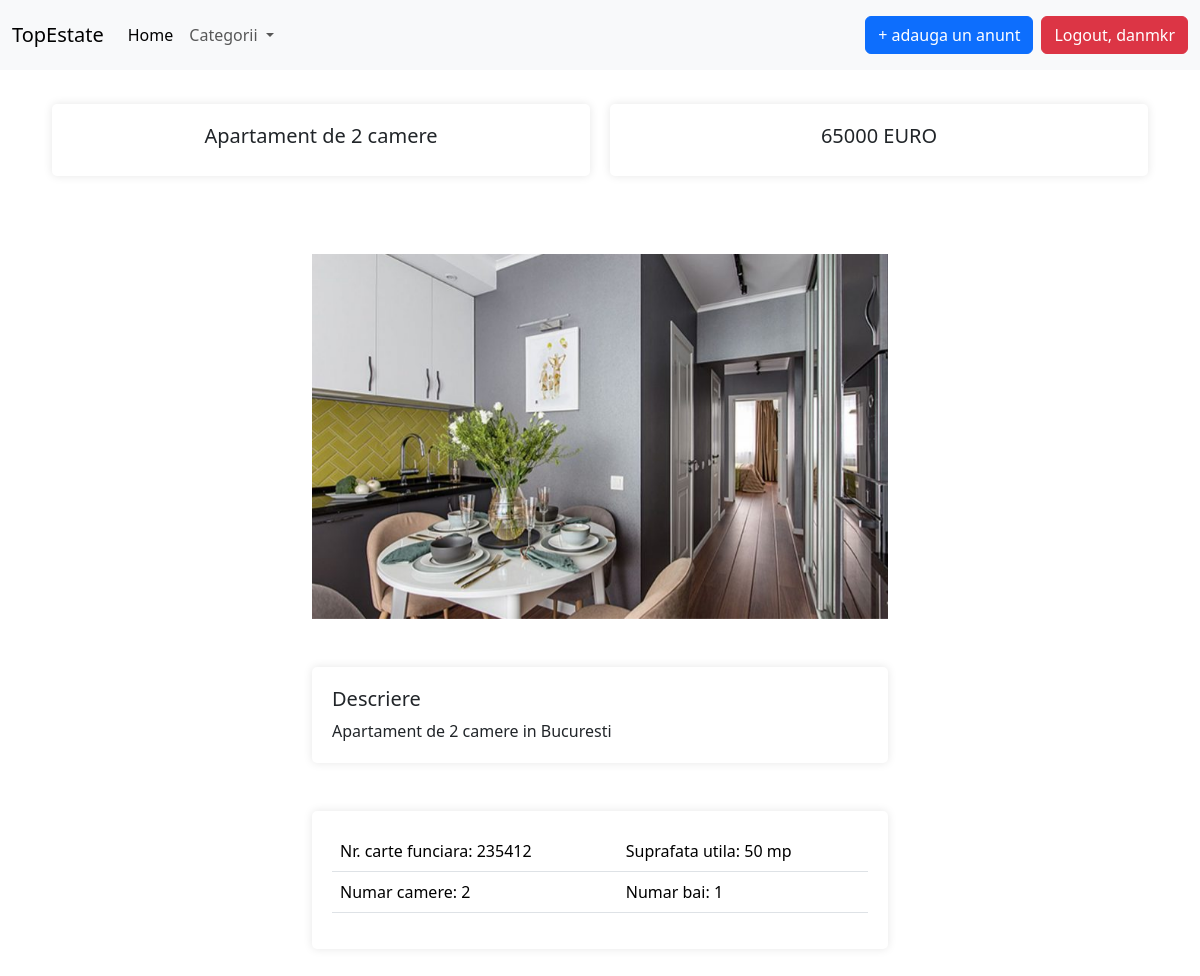
The app's page /post/1/ (signed in) with its own data.
### createPost/models.py (models this page shows, shortened)
class Anunt(models.Model):
    optiuni_proprietati = [
        ('apartamente', 'Apartamente'),
        ('case/vile', 'Case/Vile'),
        ('terenuri', 'Terenuri')
    ]
    optiuni_achizitie = [
        ('de vanzare', 'De vanzare'),
        ('de inchiriat', 'De inchiriat')
    ]
    tipuri_anunt = [
        ('C0', 'Comision 0'),
        ('AR', 'Ansamblu Rezidential'),
        ('AI', 'Agentii Imobiliare')
    ]
    tip_proprietate = models.CharField(choices=optiuni_proprietati, max_length=30)
    tip_vanzare = models.CharField(choices=optiuni_achizitie, max_length=30)
    titul_anunt = models.CharField(max_length=80)
    poze = models.ImageField(upload_to='media/', null=True)
    suprafata_utila = models.CharField(max_length=10)
    numar_camere = models.CharField(max_length=15)
    numar_bai = models.CharField(max_length=15)
    numar_carte_funciara = models.CharField(max_length= 15)
    pret = models.CharField(max_length=30)
    localizare = models.CharField(max_length=80)
    descriere = models.TextField(max_length=500)
    tip_anunt = models.CharField(choices=tipuri_anunt, max_length=2)

### createPost/views.py (the view)
# urls.py: path('post/<int:pk>/', views.post, name='post'),
def post(request, pk):
    post = Anunt.objects.get(id=pk)
    return render(request, 'post.html', {'post': post})

### templates/post.html (shortened to what this page needs)
{% extends 'base.html' %}
{% load static %}
{% block content %}
    {% if user.is_authenticated %}
        <br>
        <div class="container">
            <div class="box1">
                <h5>{{ post.titul_anunt }}</h5>
            </div>
            <div class="box2">
                <h5>{{ post.pret }} EURO</h5>
            </div>
        </div>
        <div class="container-fluid">
            <div class="row">
                <div class="col-md-6 offset-md-3">
                <br><br>
                {% if post.poze %}
                    <div id="carouselExampleIndicators" class="carousel slide">
                        <div class="carousel-inner">
                            <div class="carousel-item active">
                                <img src="{{ post.poze.url }}" class="d-block w-60" alt="...">
                            </div>
                        </div>
                {% else %}
                    <img src="{% static 'images/no_image_available.png' %}" class="card-img-top" alt="...">
                {% endif %}
                    <br><br>
                    <div class="card-body">
                        <h5>Descriere</h5>
                        <p class="card-text">{{ post.descriere }}</p>
                    </div>
                <br><br>
                    <div class="card-body">
                        <table class="table table-hover">
                            <tr>
                                <td>Nr. carte funciara: {{ post.numar_carte_funciara }}</td>
                                <td>Suprafata utila: {{ post.suprafata_utila }} mp</td>
                            </tr>
                            <tr>
                                <td>Numar camere: {{ post.numar_camere }}</td>
                                <td>Numar bai: {{ post.numar_bai }}</td>
                            </tr>
                        </table>
                    </div>
                <br>
                </div>
            </div>
        </div>
    {% else %}
        <br>
        <p class="text-center"><a href="{% url 'login' %}"> Intra in cont pentru a vedea anuntul </a></p>
    {% endif %}
<br><br>
{% endblock %}

### templates/navbar.html (shortened to what this page needs)
<nav class="navbar navbar-expand-lg bg-body-tertiary">
    <div class="container-fluid">
        <a class="navbar-brand" href="{% url 'home' %}">TopEstate</a>
        <div class="collapse navbar-collapse" id="navbarSupportedContent">
            <ul class="navbar-nav me-auto mb-2 mb-lg-0">
                <li class="nav-item">
                    <a class="nav-link active" aria-current="page" href="{% url 'home' %}">Home</a>
                </li>
                <li class="nav-item dropdown">
                    <a class="nav-link dropdown-toggle" href="#" role="button" data-bs-toggle="dropdown"
                       aria-expanded="false">
                        Categorii
                    </a>
                </li>
            </ul>
            {% if user.is_authenticated %}
                <div class = 'p-2'>
                    <a href="{% url 'create-post' %}" class="btn btn-primary"> + adauga un anunt </a>
                </div>
                <div>
                    <a href="{% url 'logout' %}" class="btn btn-danger">Logout, {{ user.username }}</a>
                </div>
            {% else %}
                <div>
                    <a href="{% url 'login' %}" class="btn btn-success">Login</a>
                    <a href="{% url 'create-user' %}" class="btn btn-warning">Sign Up</a>
                </div>
            {%  endif %}
        </div>
    </div>
</nav>

### static/css/my_style.css (style rules this page uses)
.container { display: flex; justify-content: space-between; margin-bottom: 20px; }
.box1, .box2 { flex: 1; padding: 20px; margin: 10px; text-align: center; border-radius: 5px; box-shadow: 0px 0px 10px rgba(0,0,0,0.1); }
.carousel-item img { width: 100%; height: auto; }
.card-body { background-color: #fff; padding: 20px; border-radius: 5px; box-shadow: 0px 0px 10px rgba(0,0,0,0.1); }

### records on screen
Anunt: titul_anunt "Apartament de 2 camere", pret "65000", poze (picture), descriere "Apartament de 2 camere in Bucuresti", numar_carte_funciara "235412", suprafata_utila "50", numar_camere "2", numar_bai "1"

### other values on screen
{{ user.username }} "danmkr"
